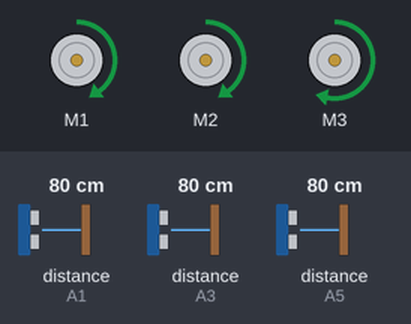
Recording of a sketch running on a simulated Arduino Uno, built with avr-gcc and run on an emulated ATmega328P. Shown: 3 × DC motor (green arrow = forward, orange = backward, longer = faster). Wiring (inferred from the names in the program): 3 × ultrasonic range finder: trigger A0, echo A1 / trigger A2, echo A3 / trigger A4, echo A5. The test bench sets the inputs (shaded band); at power-on: distance to the obstacle (sensors on A1, A3, A5) 80 cm. The echo pulse lasts 58.3 µs per cm.

Above: at 1.2 s.
1.3 s: distance to the obstacle (sensor on A1) set to 22 cm
2.8 s: distance to the obstacle (sensor on A1) set to 19 cm
At 3.3 s:
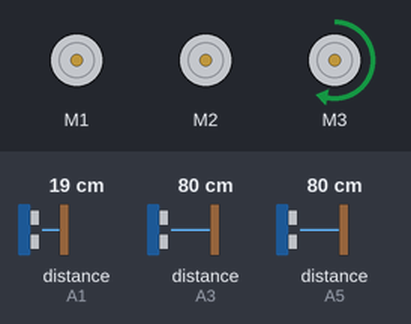
4.3 s: distance to the obstacle (sensor on A3) set to 23 cm
5.8 s: distance to the obstacle (sensor on A3) set to 18 cm
At 6.1 s:
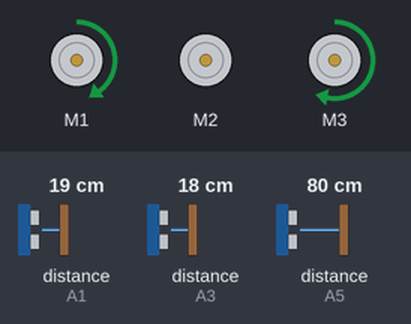
8.8 s: distance to the obstacle (sensor on A5) set to 22 cm
At 10.9 s:
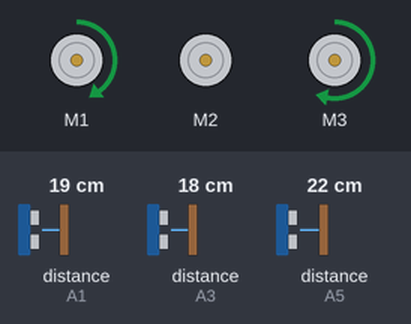
11.3 s: distance to the obstacle (sensor on A5) set to 19 cm
At 12.6 s:
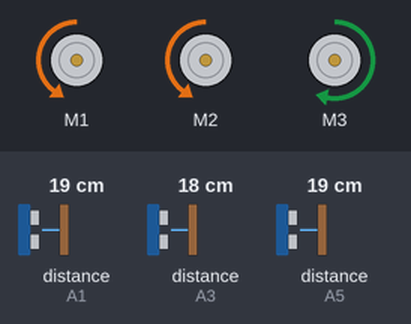
Timing chart, 0 to 14.3 s (numbered marks = the images above; inputs shaded):
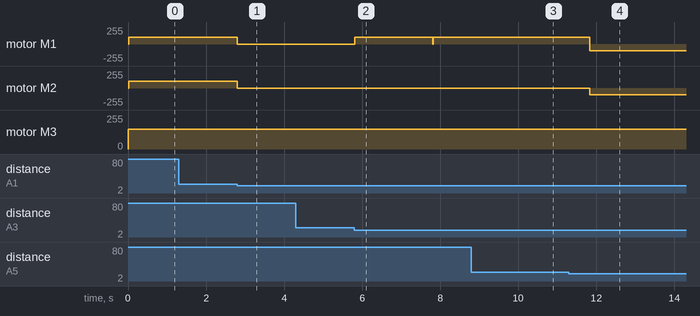

Measured:
- the behaviour switches between 21 and 20 cm on distance to the obstacle (sensor on A1) (found by bisection; images 0 and 1)
- the behaviour switches between 21 and 20 cm on distance to the obstacle (sensor on A3) (found by bisection; images 1 and 2)
- the behaviour switches between 21 and 20 cm on distance to the obstacle (sensor on A5) (found by bisection; images 3 and 4)
- after the input at 1.3 s, every drawn part: stays the same
- after the input at 2.8 s, motor M1, motor M2: forward 100/255 → stopped at once
- after the input at 4.3 s, every drawn part: stays the same
- after the input at 5.8 s, motor M1: stopped → forward 100/255 at once
- after the input at 8.8 s, motor M1: stays forward 100/255 (without the input it goes to stopped after 1.0 s)
- after the input at 11.3 s, motor M1: forward 100/255 → backward 100/255 after 0.53 s; motor M2: stopped → backward 100/255 after 0.53 s

The sketch:

Pulitor.ino
```cpp
# include <AFMotor.h> // Importation de la bibliothèque du shield L293d

// Déclaration  des broches des moteurs
AF_DCMotor motor1(1);
AF_DCMotor motor2(2);
AF_DCMotor motor3(3);

// Déclaration des broches des capteurs à ultrasons
int trig[] = {A0, A2, A4};
int echo[] = {A1, A3, A5};

// Déclaration des sautres variables
float distance_1;
float distance_2;
float distance_3;

int tempo = 2000;

void setup() { // Initialisation des variables
  for (int i; i < 3; i++){
  pinMode(trig[i], OUTPUT);
  pinMode(echo[i], INPUT);
  }
  motor1.setSpeed(100);
  motor1.run(RELEASE);

  motor2.setSpeed(100);
  motor2.run(RELEASE);

  motor3.setSpeed(150);
  motor3.run(RELEASE);
}

void loop() {
  nettoyage();

  distance_1 = lecture_ultrason_1();
  distance_2 = lecture_ultrason_2();
  distance_3 = lecture_ultrason_3();

  if (distance_1 > 20)
  {
    avancer();
  }
  else
  {
    if (distance_2 <= 20 && distance_3 <= 20)
      reculer();
    else if (distance_3 <= 20)
      tourner_gauche();
    else if (distance_2 <= 20)
      tourner_droite();
    else {
      motor1.run(RELEASE);
      motor2.run(RELEASE);
      motor3.run(RELEASE);
    }
  }
}

float lecture_ultrason_1(){
  digitalWrite(trig[0], LOW);
  delayMicroseconds(2);
  digitalWrite(trig[0], HIGH);
  delayMicroseconds(10);
  digitalWrite(trig[0], LOW);

  unsigned long microseconde1 = pulseIn(echo[0], HIGH);
  float distance1 = microseconde1 / 29.00 / 2;

  return distance1;
}

float lecture_ultrason_2(){
  digitalWrite(trig[1], LOW);
  delayMicroseconds(2);
  digitalWrite(trig[1], HIGH);
  delayMicroseconds(10);
  digitalWrite(trig[1], LOW);

  unsigned long microseconde2 = pulseIn(echo[1], HIGH);
  float distance2 = microseconde2 / 29.00 / 2;

  return distance2;
}

float lecture_ultrason_3(){
  digitalWrite(trig[2], LOW);
  delayMicroseconds(2);
  digitalWrite(trig[2], HIGH);
  delayMicroseconds(10);
  digitalWrite(trig[2], LOW);

  unsigned long microseconde3 = pulseIn(echo[2], HIGH);
  float distance3 = microseconde3 / 29.00 / 2;

  return distance3;
}

void avancer(){
  do
  {
    motor1.run(FORWARD);
    motor2.run(FORWARD);
    distance_1 = lecture_ultrason_1();
  }while (distance_1 > 20);
  motor1.run(RELEASE);
  motor2.run(RELEASE);
}

void reculer(){
  motor1.run(BACKWARD);
  motor2.run(BACKWARD);
  delay(tempo);
  motor1.run(RELEASE);
  motor2.run(RELEASE);
}

void tourner_gauche(){
  motor2.run(FORWARD);
  delay(tempo);
  motor2.run(RELEASE);
}

void tourner_droite(){
  motor1.run(FORWARD);
  delay(tempo);
  motor1.run(RELEASE);
}

void nettoyage(){
  motor3.run(FORWARD);
}
```
